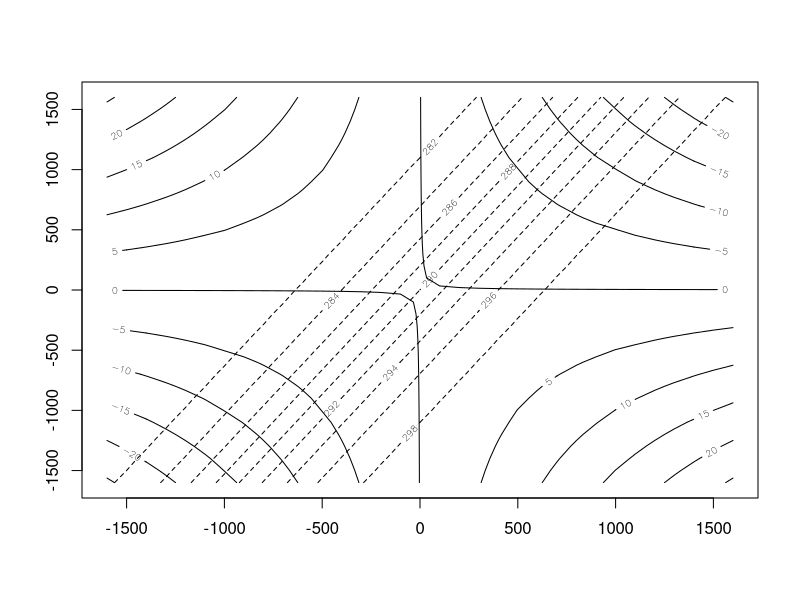
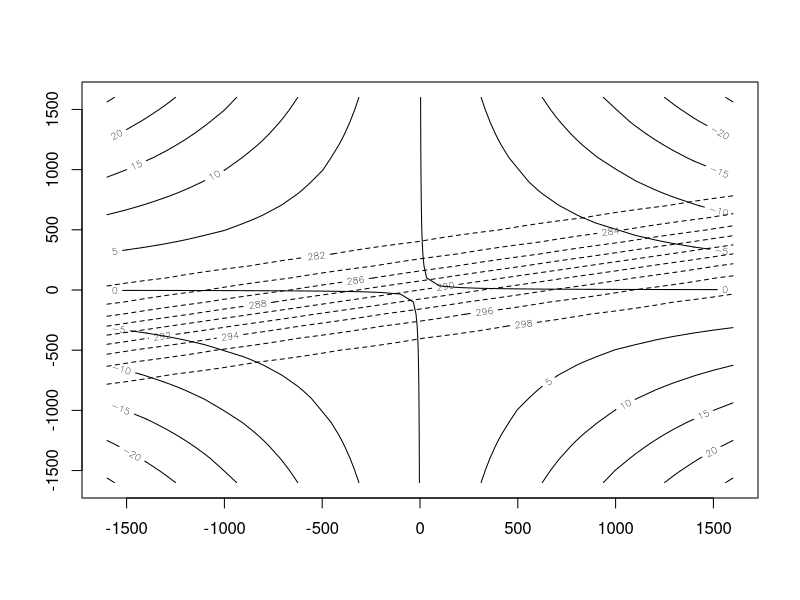
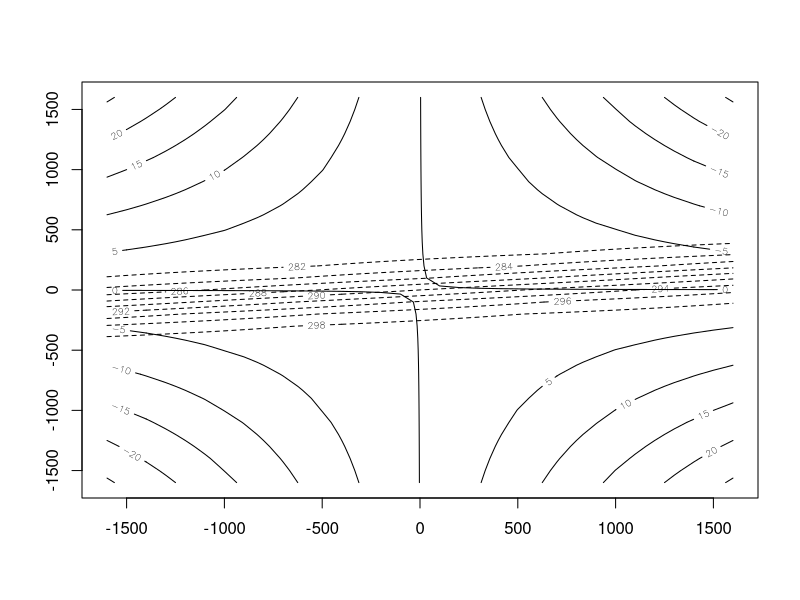

These figures' R source, in order:
## ---- chunk 1
calc.pt <- function(x, y, alpha, theta0=290.0, dtheta=20.0, d=500.0) {
  n <- -x * sin(alpha) + y * cos(alpha)
  theta0 - 0.5 * dtheta * tanh(n/d)
}
## ---- chunk 2
calc.psi <- function(x, y, b) {
  -b * x * y
}
## ---- chunk 3
calc.xi <- function(x, b, t) {
  x * exp(-b * t)
}
calc.yi <- function(y, b, t) {
  y * exp(b * t)
}
## ---- chunk 4
x <- seq(-1600, 1600, 100)
y <- seq(-1600, 1600, 100)
## ---- chunk 5
alpha <- pi / 3
b <- 1.0e-5
theta <- outer(x, y, calc.pt, alpha)
psi <- outer(x, y, calc.psi, b)
contour(x, y, psi)
contour(x, y, theta, lty=2, add=TRUE, asp=1)
## ---- chunk 6
alpha <- pi / 3
b <- 1.0e-5
t <- 1.0 / b
theta <- outer(calc.xi(x, b, t), calc.yi(y, b, t), calc.pt, alpha)
contour(x, y, psi)
contour(x, y, theta, lty=2, add=TRUE, asp=1)
## ---- chunk 7
alpha <- pi / 3
b <- 1.0e-5
t <- 1.5 / b
theta <- outer(calc.xi(x, b, t), calc.yi(y, b, t), calc.pt, alpha)
contour(x, y, psi)
contour(x, y, theta, lty=2, add=TRUE, asp=1)
